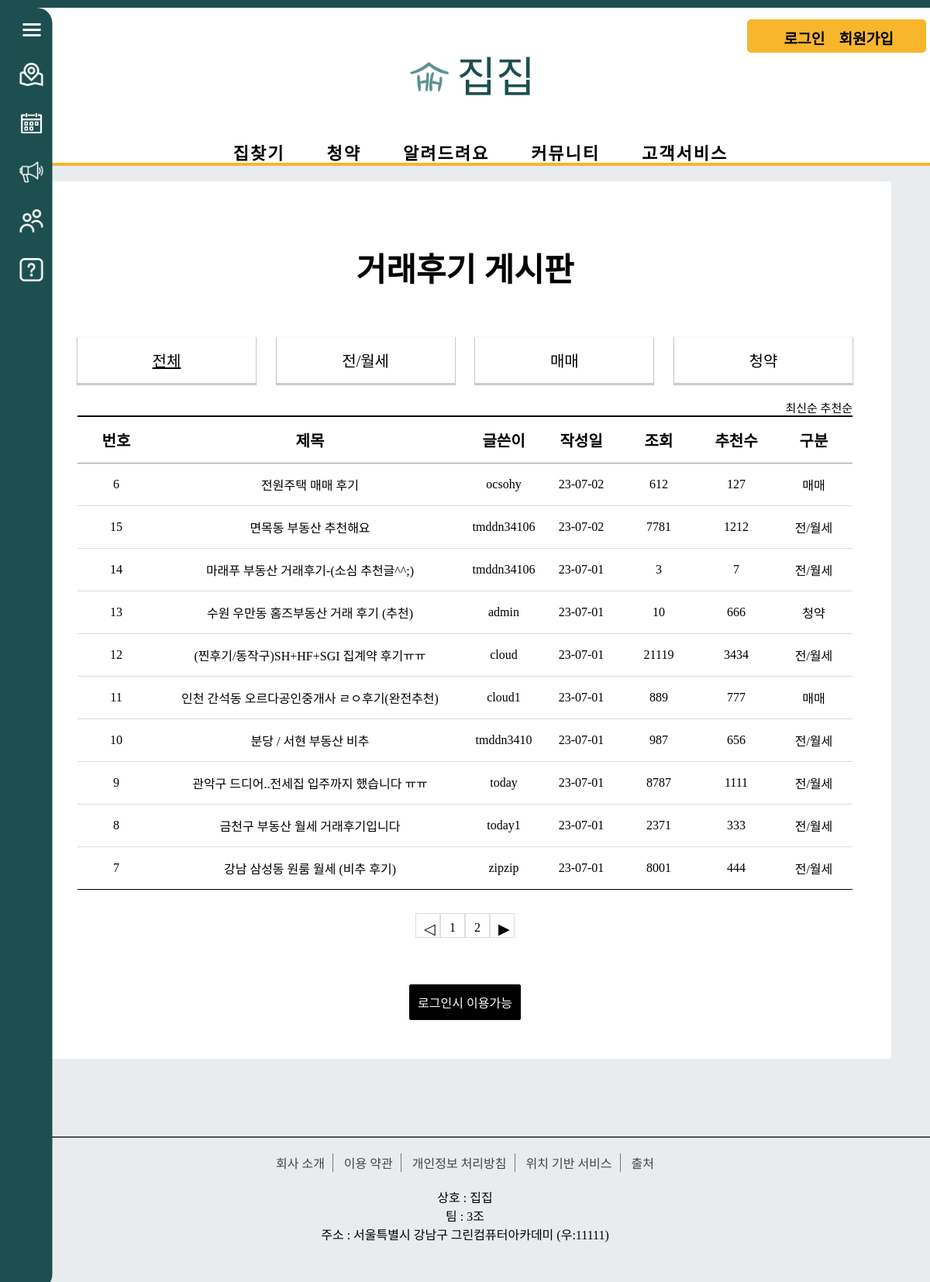
Before: /review/review_main/ with the older database file.
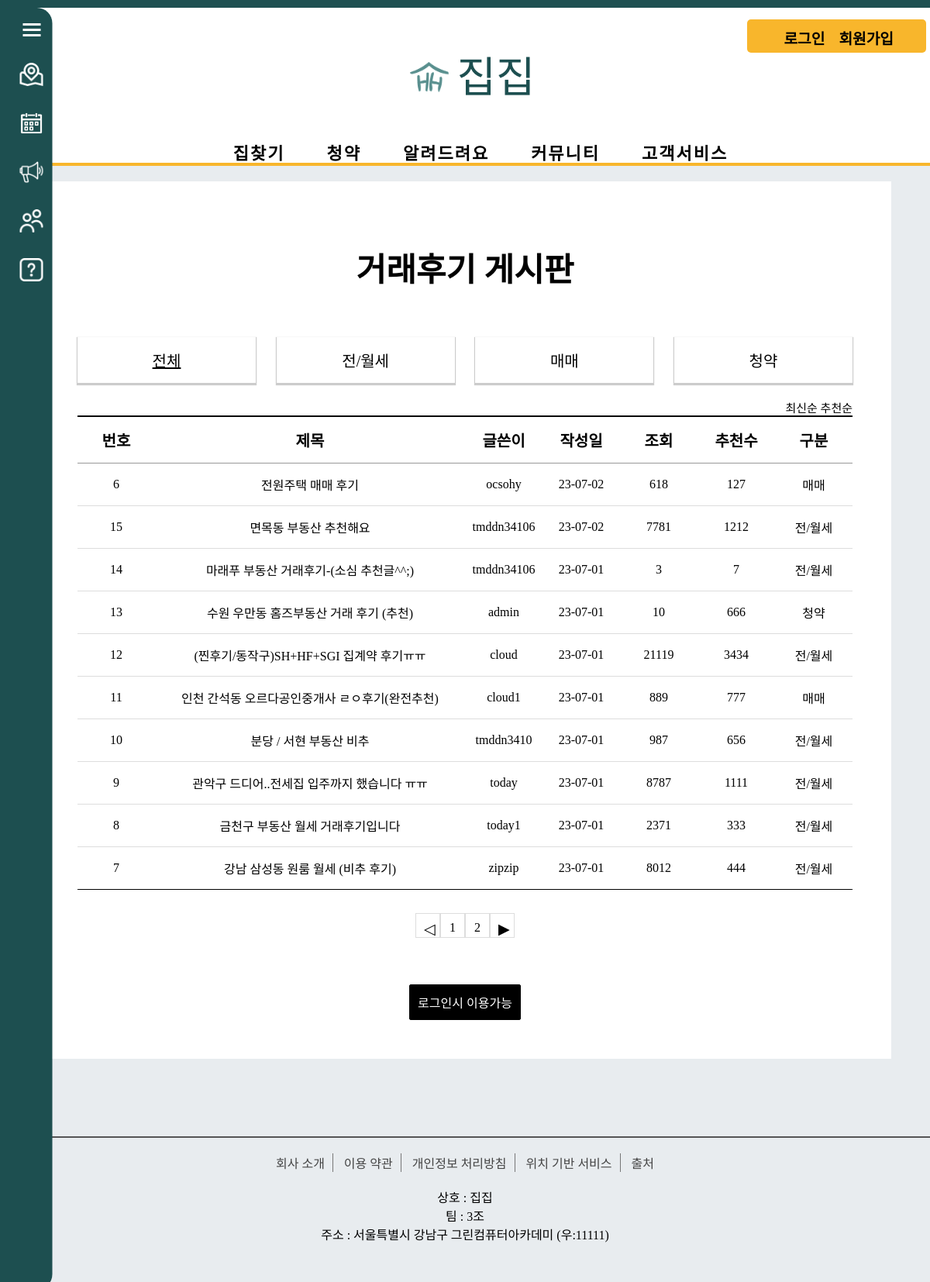
After: the same page with the newer database file.
### review/models.py (models this page shows, shortened)
class Review_Board(models.Model):
    r_title = models.CharField(max_length=100)
    r_content = models.TextField()
    user = models.ForeignKey(User, on_delete=models.CASCADE)
    r_regdate = models.DateTimeField()
    r_modifydate = models.DateTimeField(null=True, blank=True)
    r_type = models.CharField(max_length=10) # 리뷰 게시판 타입
    r_hit = models.IntegerField(default=0)
    r_recommend = models.IntegerField(default=0)

### review/views.py (the view)
# urls.py: path('review_main/', views.review_list_main, name='review_main'), # 거래 후기 메인
def review_list_main(request):
    question_list = Review_Board.objects.order_by('-r_regdate')
    page = request.GET.get('page', '1')
    paginator = Paginator(question_list, 10)
    text = paginator.get_page(page)
    context = {'question_list': text}
    return render(request, 'review/review_list_main.html', context) # 거래후기 게시판

### templates/review/review_list_main.html (shortened to what this page needs)
<!DOCTYPE html>
<html lang="en">
{% load static %}
<head>
    <link rel="stylesheet" href="{% static 'css/review/css/css.css' %}">
</head>
<body>
{% include 'poll/sidebar.html' %}
{% include 'poll/header.html' %}
    <div class="board_wrap">
        <div class="board_title">
            <strong>거래후기 게시판</strong>
        </div>
        <div class="board_list_wrap">
            <div class="category_wrap">
                <ul>
                    <li><a href="{% url 'review:review_main' %}"  class="active">전체</a></li>
                    <li><a href="{% url 'review:review_jan' %}" >전/월세</a></li>
                    <li><a href="{% url 'review:review_mama' %}" >매매</a></li>
                    <li><a href="{% url 'review:review_subscription' %}" >청약</a></li>
                </ul>
            </div>
            <div class="board_title_takes">
                <a href="{% url 'review:review_main' %}">최신순</a>
                <a href="{% url 'review:review_recommend' %}">추천순</a>
            </div>
            <div class="board_list">
                <div class="top">
                    <div class="num">번호</div>
                    <div class="title">제목</div>
                    <div class="writer">글쓴이</div>
                    <div class="date">작성일</div>
                    <div class="count">조회</div>
                    <div class="recommend">추천수</div>
                    <div class="division">구분</div>
                </div>
                {% for question in question_list %}
                <div>
                    <div class="num">{{ question.id }}</div>
                    <div class="title"><a href="{% url 'review:review_detail' question.id %}">{{ question.r_title }}</a></div>
                    <div class="writer">{{ question.user }}</div>
                    <div class="date">{{ question.r_regdate|date:"y-m-d" }}</div>
                    <div class="count">{{ question.r_hit }}</div>
                    <div class="recommend">{{ question.r_recommend }}</div>
                    <div class="division">{{question.r_type}}</div>
                </div>
                {% endfor %}
            </div>
            <ul class="board_page">
                {% if question_list.has_previous %}
                <li class="bt first">
                    <a class="bt prev" href="?page={{ question_list.previous_page_number }}">◀</a>
                </li>
                {% else %}
                <li class="page-item disabled">
                    <a class="bt prev">◁</a>
                </li>
                {% endif %}
                {% for page_number in question_list.paginator.page_range %}
                {% if question_list.number == page_number %}
                <li class="page-item active">
                    <a class="num">{{ page_number }}</a>
                </li>
                {% else %}
                <li class="page-item">
                    <a class="num" href="?page={{ page_number }}">{{ page_number }}</a>
                </li>
                {% endif %}
                {% endfor %}
                {% if question_list.has_next %}
                <li class="page-item">
                    <a class="bt last" href="?page={{ question_list.next_page_number }}">▶</a>
                </li>
                {% else %}
                <li class="page-item disabled">
                    <a class="bt last">▷</a>
                </li>
                {% endif %}
            </ul>
              <div class="bt_wrap">
            {% if user.is_authenticated %}
            <a href="{% url 'review:write' %}" class="on">등록</a>
            {% else %}
            <a href="{% url 'common:signin' %}" class="on">로그인시 이용가능</a>
            {% endif %}
            </div>
        </div>
    </div>
{% include 'poll/footer.html' %}
</body>
</html>

Changed rows visible on the page:
changed Review_Board "전원주택 매매 후기": r_hit "612" → "618"
changed Review_Board "강남 삼성동 원룸 월세 (비추 후기)": r_hit "8001" → "8012"
